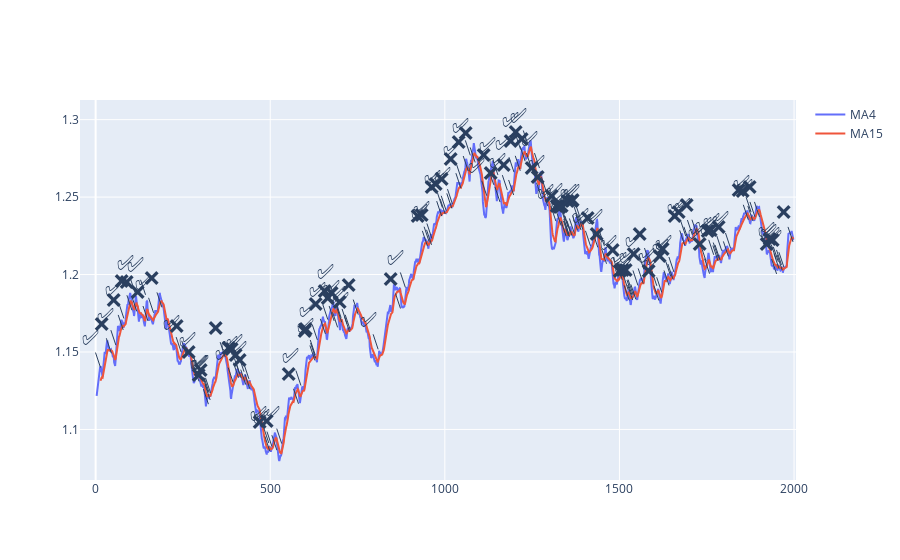

Notebook source saved alongside this figure:
### Code cell
_, financial_data = moving_average(financial_data,record_to_plot=2000,dates=[4,15])

### Figure 1 — Plotly figure (JSON) as saved in the notebook; plotly's stock layout.template omitted (floating-point values rounded to 4 significant figures; data arrays with more than 128 entries replaced by an {"elided": "..."} marker saying what was removed)
{"data": [{"mode": "lines", "name": "MA4", "type": "scatter", "x": {"elided": "2000 int values"}, "y": {"elided": "2000 float values"}}, {"mode": "lines", "name": "MA15", "type": "scatter", "x": {"elided": "2000 int values"}, "y": {"elided": "2000 float values"}}], "layout": {"annotations": [{"arrowhead": 0, "font": {"size": 20}, "showarrow": true, "text": "✅", "x": 14, "y": 1.14}, {"arrowhead": 0, "font": {"size": 20}, "showarrow": true, "text": "❌", "x": 45, "y": 1.149}, {"arrowhead": 0, "font": {"size": 20}, "showarrow": true, "text": "✅", "x": 58, "y": 1.154}, {"arrowhead": 0, "font": {"size": 20}, "showarrow": true, "text": "❌", "x": 79, "y": 1.164}, {"arrowhead": 0, "font": {"size": 20}, "showarrow": true, "text": "✅", "x": 81, "y": 1.172}, {"arrowhead": 0, "font": {"size": 20}, "showarrow": true, "text": "❌", "x": 104, "y": 1.177}, {"arrowhead": 0, "font": {"size": 20}, "showarrow": true, "text": "✅", "x": 113, "y": 1.188}, {"arrowhead": 0, "font": {"size": 20}, "showarrow": true, "text": "❌", "x": 118, "y": 1.176}, {"arrowhead": 0, "font": {"size": 20}, "showarrow": true, "text": "✅", "x": 143, "y": 1.187}, {"arrowhead": 0, "font": {"size": 20}, "showarrow": true, "text": "❌", "x": 150, "y": 1.17}, {"arrowhead": 0, "font": {"size": 20}, "showarrow": true, "text": "✅", "x": 166, "y": 1.175}, {"arrowhead": 0, "font": {"size": 20}, "showarrow": true, "text": "❌", "x": 190, "y": 1.179}, {"arrowhead": 0, "font": {"size": 20}, "showarrow": true, "text": "✅", "x": 245, "y": 1.15}, {"arrowhead": 0, "font": {"size": 20}, "showarrow": true, "text": "❌", "x": 261, "y": 1.148}, {"arrowhead": 0, "font": {"size": 20}, "showarrow": true, "text": "✅", "x": 293, "y": 1.139}, {"arrowhead": 0, "font": {"size": 20}, "showarrow": true, "text": "❌", "x": 296, "y": 1.131}, {"arrowhead": 0, "font": {"size": 20}, "showarrow": true, "text": "✅", "x": 322, "y": 1.124}, {"arrowhead": 0, "font": {"size": 20}, "showarrow": true, "text": "❌", "x": 323, "y": 1.116}, {"arrowhead": 0, "font": {"size": 20}, "showarrow": true, "text": "✅", "x": 325, "y": 1.124}, {"arrowhead": 0, "font": {"size": 20}, "showarrow": true, "text": "❌", "x": 328, "y": 1.119}, {"arrowhead": 0, "font": {"size": 20}, "showarrow": true, "text": "✅", "x": 329, "y": 1.124}, {"arrowhead": 0, "font": {"size": 20}, "showarrow": true, "text": "❌", "x": 371, "y": 1.147}, {"arrowhead": 0, "font": {"size": 20}, "showarrow": true, "text": "✅", "x": 394, "y": 1.13}, {"arrowhead": 0, "font": {"size": 20}, "showarrow": true, "text": "❌", "x": 409, "y": 1.133}, {"arrowhead": 0, "font": {"size": 20}, "showarrow": true, "text": "✅", "x": 412, "y": 1.136}, {"arrowhead": 0, "font": {"size": 20}, "showarrow": true, "text": "❌", "x": 417, "y": 1.133}, {"arrowhead": 0, "font": {"size": 20}, "showarrow": true, "text": "✅", "x": 425, "y": 1.137}, {"arrowhead": 0, "font": {"size": 20}, "showarrow": true, "text": "❌", "x": 430, "y": 1.129}, {"arrowhead": 0, "font": {"size": 20}, "showarrow": true, "text": "✅", "x": 439, "y": 1.133}, {"arrowhead": 0, "font": {"size": 20}, "showarrow": true, "text": "❌", "x": 442, "y": 1.126}, {"arrowhead": 0, "font": {"size": 20}, "showarrow": true, "text": "✅", "x": 496, "y": 1.091}, {"arrowhead": 0, "font": {"size": 20}, "showarrow": true, "text": "❌", "x": 499, "y": 1.086}, {"arrowhead": 0, "font": {"size": 20}, "showarrow": true, "text": "✅", "x": 505, "y": 1.089}, {"arrowhead": 0, "font": {"size": 20}, "showarrow": true, "text": "❌", "x": 519, "y": 1.087}, {"arrowhead": 0, "font": {"size": 20}, "showarrow": true, "text": "✅", "x": 533, "y": 1.091}, {"arrowhead": 0, "font": {"size": 20}, "showarrow": true, "text": "❌", "x": 581, "y": 1.117}, {"arrowhead": 0, "font": {"size": 20}, "showarrow": true, "text": "✅", "x": 588, "y": 1.128}, {"arrowhead": 0, "font": {"size": 20}, "showarrow": true, "text": "❌", "x": 628, "y": 1.145}, {"arrowhead": 0, "font": {"size": 20}, "showarrow": true, "text": "✅", "x": 629, "y": 1.148}, {"arrowhead": 0, "font": {"size": 20}, "showarrow": true, "text": "❌", "x": 630, "y": 1.146}, {"arrowhead": 0, "font": {"size": 20}, "showarrow": true, "text": "✅", "x": 635, "y": 1.158}, {"arrowhead": 0, "font": {"size": 20}, "showarrow": true, "text": "❌", "x": 658, "y": 1.162}, {"arrowhead": 0, "font": {"size": 20}, "showarrow": true, "text": "✅", "x": 665, "y": 1.171}, {"arrowhead": 0, "font": {"size": 20}, "showarrow": true, "text": "❌", "x": 683, "y": 1.17}, {"arrowhead": 0, "font": {"size": 20}, "showarrow": true, "text": "✅", "x": 688, "y": 1.182}, {"arrowhead": 0, "font": {"size": 20}, "showarrow": true, "text": "❌", "x": 693, "y": 1.166}, {"arrowhead": 0, "font": {"size": 20}, "showarrow": true, "text": "✅", "x": 703, "y": 1.172}, {"arrowhead": 0, "font": {"size": 20}, "showarrow": true, "text": "❌", "x": 705, "y": 1.169}, {"arrowhead": 0, "font": {"size": 20}, "showarrow": true, "text": "✅", "x": 720, "y": 1.168}, {"arrowhead": 0, "font": {"size": 20}, "showarrow": true, "text": "❌", "x": 727, "y": 1.163}, {"arrowhead": 0, "font": {"size": 20}, "showarrow": true, "text": "✅", "x": 729, "y": 1.164}, {"arrowhead": 0, "font": {"size": 20}, "showarrow": true, "text": "❌", "x": 752, "y": 1.174}, {"arrowhead": 0, "font": {"size": 20}, "showarrow": true, "text": "✅", "x": 809, "y": 1.152}, {"arrowhead": 0, "font": {"size": 20}, "showarrow": true, "text": "❌", "x": 873, "y": 1.178}, {"arrowhead": 0, "font": {"size": 20}, "showarrow": true, "text": "✅", "x": 887, "y": 1.192}, {"arrowhead": 0, "font": {"size": 20}, "showarrow": true, "text": "❌", "x": 950, "y": 1.219}, {"arrowhead": 0, "font": {"size": 20}, "showarrow": true, "text": "✅", "x": 955, "y": 1.221}, {"arrowhead": 0, "font": {"size": 20}, "showarrow": true, "text": "❌", "x": 962, "y": 1.219}, {"arrowhead": 0, "font": {"size": 20}, "showarrow": true, "text": "✅", "x": 963, "y": 1.223}, {"arrowhead": 0, "font": {"size": 20}, "showarrow": true, "text": "❌", "x": 991, "y": 1.238}, {"arrowhead": 0, "font": {"size": 20}, "showarrow": true, "text": "✅", "x": 993, "y": 1.243}, {"arrowhead": 0, "font": {"size": 20}, "showarrow": true, "text": "❌", "x": 1001, "y": 1.239}, {"arrowhead": 0, "font": {"size": 20}, "showarrow": true, "text": "✅", "x": 1004, "y": 1.241}, {"arrowhead": 0, "font": {"size": 20}, "showarrow": true, "text": "❌", "x": 1020, "y": 1.243}, {"arrowhead": 0, "font": {"size": 20}, "showarrow": true, "text": "✅", "x": 1022, "y": 1.245}, {"arrowhead": 0, "font": {"size": 20}, "showarrow": true, "text": "❌", "x": 1046, "y": 1.256}, {"arrowhead": 0, "font": {"size": 20}, "showarrow": true, "text": "✅", "x": 1047, "y": 1.262}, {"arrowhead": 0, "font": {"size": 20}, "showarrow": true, "text": "❌", "x": 1067, "y": 1.267}, {"arrowhead": 0, "font": {"size": 20}, "showarrow": true, "text": "✅", "x": 1073, "y": 1.277}, {"arrowhead": 0, "font": {"size": 20}, "showarrow": true, "text": "❌", "x": 1087, "y": 1.272}, {"arrowhead": 0, "font": {"size": 20}, "showarrow": true, "text": "✅", "x": 1120, "y": 1.251}, {"arrowhead": 0, "font": {"size": 20}, "showarrow": true, "text": "❌", "x": 1140, "y": 1.258}, {"arrowhead": 0, "font": {"size": 20}, "showarrow": true, "text": "✅", "x": 1152, "y": 1.264}, {"arrowhead": 0, "font": {"size": 20}, "showarrow": true, "text": "❌", "x": 1158, "y": 1.247}, {"arrowhead": 0, "font": {"size": 20}, "showarrow": true, "text": "✅", "x": 1179, "y": 1.255}, {"arrowhead": 0, "font": {"size": 20}, "showarrow": true, "text": "❌", "x": 1197, "y": 1.251}, {"arrowhead": 0, "font": {"size": 20}, "showarrow": true, "text": "✅", "x": 1198, "y": 1.266}, {"arrowhead": 0, "font": {"size": 20}, "showarrow": true, "text": "❌", "x": 1216, "y": 1.267}, {"arrowhead": 0, "font": {"size": 20}, "showarrow": true, "text": "✅", "x": 1217, "y": 1.281}, {"arrowhead": 0, "font": {"size": 20}, "showarrow": true, "text": "❌", "x": 1230, "y": 1.273}, {"arrowhead": 0, "font": {"size": 20}, "showarrow": true, "text": "✅", "x": 1239, "y": 1.283}, {"arrowhead": 0, "font": {"size": 20}, "showarrow": true, "text": "❌", "x": 1248, "y": 1.269}, {"arrowhead": 0, "font": {"size": 20}, "showarrow": true, "text": "✅", "x": 1271, "y": 1.269}, {"arrowhead": 0, "font": {"size": 20}, "showarrow": true, "text": "❌", "x": 1277, "y": 1.25}, {"arrowhead": 0, "font": {"size": 20}, "showarrow": true, "text": "✅", "x": 1291, "y": 1.253}, {"arrowhead": 0, "font": {"size": 20}, "showarrow": true, "text": "❌", "x": 1295, "y": 1.244}, {"arrowhead": 0, "font": {"size": 20}, "showarrow": true, "text": "✅", "x": 1318, "y": 1.234}, {"arrowhead": 0, "font": {"size": 20}, "showarrow": true, "text": "❌", "x": 1333, "y": 1.232}, {"arrowhead": 0, "font": {"size": 20}, "showarrow": true, "text": "✅", "x": 1344, "y": 1.235}, {"arrowhead": 0, "font": {"size": 20}, "showarrow": true, "text": "❌", "x": 1347, "y": 1.225}, {"arrowhead": 0, "font": {"size": 20}, "showarrow": true, "text": "✅", "x": 1353, "y": 1.23}, {"arrowhead": 0, "font": {"size": 20}, "showarrow": true, "text": "❌", "x": 1354, "y": 1.225}, {"arrowhead": 0, "font": {"size": 20}, "showarrow": true, "text": "✅", "x": 1355, "y": 1.226}, {"arrowhead": 0, "font": {"size": 20}, "showarrow": true, "text": "❌", "x": 1357, "y": 1.224}, {"arrowhead": 0, "font": {"size": 20}, "showarrow": true, "text": "✅", "x": 1358, "y": 1.228}, {"arrowhead": 0, "font": {"size": 20}, "showarrow": true, "text": "❌", "x": 1364, "y": 1.225}, {"arrowhead": 0, "font": {"size": 20}, "showarrow": true, "text": "✅", "x": 1371, "y": 1.227}, {"arrowhead": 0, "font": {"size": 20}, "showarrow": true, "text": "❌", "x": 1380, "y": 1.229}, {"arrowhead": 0, "font": {"size": 20}, "showarrow": true, "text": "✅", "x": 1384, "y": 1.234}, {"arrowhead": 0, "font": {"size": 20}, "showarrow": true, "text": "❌", "x": 1390, "y": 1.229}, {"arrowhead": 0, "font": {"size": 20}, "showarrow": true, "text": "✅", "x": 1391, "y": 1.234}, {"arrowhead": 0, "font": {"size": 20}, "showarrow": true, "text": "❌", "x": 1395, "y": 1.229}, {"arrowhead": 0, "font": {"size": 20}, "showarrow": true, "text": "✅", "x": 1417, "y": 1.219}, {"arrowhead": 0, "font": {"size": 20}, "showarrow": true, "text": "❌", "x": 1438, "y": 1.218}, {"arrowhead": 0, "font": {"size": 20}, "showarrow": true, "text": "✅", "x": 1457, "y": 1.218}, {"arrowhead": 0, "font": {"size": 20}, "showarrow": true, "text": "❌", "x": 1463, "y": 1.207}, {"arrowhead": 0, "font": {"size": 20}, "showarrow": true, "text": "✅", "x": 1496, "y": 1.201}, {"arrowhead": 0, "font": {"size": 20}, "showarrow": true, "text": "❌", "x": 1508, "y": 1.197}, {"arrowhead": 0, "font": {"size": 20}, "showarrow": true, "text": "✅", "x": 1525, "y": 1.19}, {"arrowhead": 0, "font": {"size": 20}, "showarrow": true, "text": "❌", "x": 1528, "y": 1.183}, {"arrowhead": 0, "font": {"size": 20}, "showarrow": true, "text": "✅", "x": 1536, "y": 1.187}, {"arrowhead": 0, "font": {"size": 20}, "showarrow": true, "text": "❌", "x": 1538, "y": 1.184}, {"arrowhead": 0, "font": {"size": 20}, "showarrow": true, "text": "✅", "x": 1539, "y": 1.187}, {"arrowhead": 0, "font": {"size": 20}, "showarrow": true, "text": "❌", "x": 1547, "y": 1.184}, {"arrowhead": 0, "font": {"size": 20}, "showarrow": true, "text": "✅", "x": 1553, "y": 1.193}, {"arrowhead": 0, "font": {"size": 20}, "showarrow": true, "text": "❌", "x": 1568, "y": 1.194}, {"arrowhead": 0, "font": {"size": 20}, "showarrow": true, "text": "✅", "x": 1570, "y": 1.203}, {"arrowhead": 0, "font": {"size": 20}, "showarrow": true, "text": "❌", "x": 1586, "y": 1.207}, {"arrowhead": 0, "font": {"size": 20}, "showarrow": true, "text": "✅", "x": 1607, "y": 1.193}, {"arrowhead": 0, "font": {"size": 20}, "showarrow": true, "text": "❌", "x": 1613, "y": 1.183}, {"arrowhead": 0, "font": {"size": 20}, "showarrow": true, "text": "✅", "x": 1621, "y": 1.189}, {"arrowhead": 0, "font": {"size": 20}, "showarrow": true, "text": "❌", "x": 1642, "y": 1.193}, {"arrowhead": 0, "font": {"size": 20}, "showarrow": true, "text": "✅", "x": 1647, "y": 1.199}, {"arrowhead": 0, "font": {"size": 20}, "showarrow": true, "text": "❌", "x": 1653, "y": 1.197}, {"arrowhead": 0, "font": {"size": 20}, "showarrow": true, "text": "✅", "x": 1656, "y": 1.202}, {"arrowhead": 0, "font": {"size": 20}, "showarrow": true, "text": "❌", "x": 1687, "y": 1.219}, {"arrowhead": 0, "font": {"size": 20}, "showarrow": true, "text": "✅", "x": 1690, "y": 1.225}, {"arrowhead": 0, "font": {"size": 20}, "showarrow": true, "text": "❌", "x": 1699, "y": 1.221}, {"arrowhead": 0, "font": {"size": 20}, "showarrow": true, "text": "✅", "x": 1709, "y": 1.226}, {"arrowhead": 0, "font": {"size": 20}, "showarrow": true, "text": "❌", "x": 1722, "y": 1.226}, {"arrowhead": 0, "font": {"size": 20}, "showarrow": true, "text": "✅", "x": 1748, "y": 1.209}, {"arrowhead": 0, "font": {"size": 20}, "showarrow": true, "text": "❌", "x": 1758, "y": 1.201}, {"arrowhead": 0, "font": {"size": 20}, "showarrow": true, "text": "✅", "x": 1770, "y": 1.213}, {"arrowhead": 0, "font": {"size": 20}, "showarrow": true, "text": "❌", "x": 1782, "y": 1.209}, {"arrowhead": 0, "font": {"size": 20}, "showarrow": true, "text": "✅", "x": 1783, "y": 1.211}, {"arrowhead": 0, "font": {"size": 20}, "showarrow": true, "text": "❌", "x": 1788, "y": 1.209}, {"arrowhead": 0, "font": {"size": 20}, "showarrow": true, "text": "✅", "x": 1793, "y": 1.215}, {"arrowhead": 0, "font": {"size": 20}, "showarrow": true, "text": "❌", "x": 1812, "y": 1.212}, {"arrowhead": 0, "font": {"size": 20}, "showarrow": true, "text": "✅", "x": 1818, "y": 1.217}, {"arrowhead": 0, "font": {"size": 20}, "showarrow": true, "text": "❌", "x": 1869, "y": 1.235}, {"arrowhead": 0, "font": {"size": 20}, "showarrow": true, "text": "✅", "x": 1877, "y": 1.24}, {"arrowhead": 0, "font": {"size": 20}, "showarrow": true, "text": "❌", "x": 1882, "y": 1.235}, {"arrowhead": 0, "font": {"size": 20}, "showarrow": true, "text": "✅", "x": 1888, "y": 1.237}, {"arrowhead": 0, "font": {"size": 20}, "showarrow": true, "text": "❌", "x": 1901, "y": 1.237}, {"arrowhead": 0, "font": {"size": 20}, "showarrow": true, "text": "✅", "x": 1949, "y": 1.21}, {"arrowhead": 0, "font": {"size": 20}, "showarrow": true, "text": "❌", "x": 1950, "y": 1.2}, {"arrowhead": 0, "font": {"size": 20}, "showarrow": true, "text": "✅", "x": 1955, "y": 1.208}, {"arrowhead": 0, "font": {"size": 20}, "showarrow": true, "text": "❌", "x": 1957, "y": 1.204}, {"arrowhead": 0, "font": {"size": 20}, "showarrow": true, "text": "✅", "x": 1964, "y": 1.206}, {"arrowhead": 0, "font": {"size": 20}, "showarrow": true, "text": "❌", "x": 1966, "y": 1.203}, {"arrowhead": 0, "font": {"size": 20}, "showarrow": true, "text": "✅", "x": 1971, "y": 1.205}, {"arrowhead": 0, "font": {"size": 20}, "showarrow": true, "text": "❌", "x": 1997, "y": 1.221}]}}
